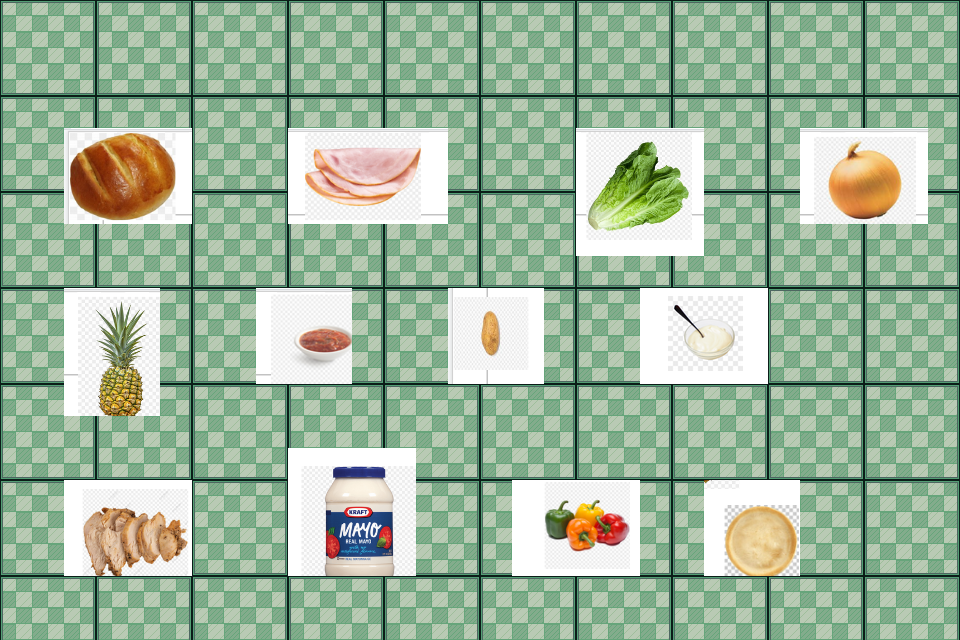

This game map was drawn from its Tiled (.tmx) file and the tilesets committed beside it. A one-line description and the full map source follow:
An orthogonal 30x20 tile map with 32x32 px tiles, 1 tile layer (Tile Layer 1), 3 tilesets and 13 objects (Heading, Bun, Ham, Lettuce, Onion, ...).

<map version="1.9" tiledversion="1.9.2" orientation="orthogonal" renderorder="right-down" width="30" height="20" tilewidth="32" tileheight="32" infinite="0" nextlayerid="9" nextobjectid="79">
 <tileset firstgid="1" source="Tiles.tsx" />
 <tileset firstgid="36" source="tileset_food.tsx" />
 <tileset firstgid="253" source="kitchen.tsx" />
 <objectgroup id="3" name="ObjectLayer">
  <object id="5" name="Heading" x="260" y="28.84" width="480" height="70">
   <text fontfamily="MS Shell Dlg 2" pixelsize="56">Ingredients Station</text>
  </object>
  <object id="15" name="Bun" x="236.312" y="246.435" width="210" height="142" rotation="181.339" />
  <object id="16" name="Ham" x="277.334" y="122" width="181.333" height="121.333" />
  <object id="17" name="Lettuce" x="557.333" y="96" width="188.667" height="160" />
  <object id="18" name="Onion" x="775.333" y="112" width="160.667" height="136.667" />
  <object id="19" name="Pineapple" x="35.3333" y="270" width="158" height="186.667" />
  <object id="20" name="PizzaSauce" x="244" y="280" width="139.333" height="122" />
  <object id="21" name="Potato" x="440" y="288" width="127.333" height="118.667" />
  <object id="22" name="SaladDressing" x="642" y="282" width="154" height="146" />
  <object id="23" name="Chicken" x="33.3333" y="466" width="175.333" height="134" />
  <object id="24" name="Mayo" x="278" y="448" width="136" height="142.667" />
  <object id="25" name="PizzaBase" x="688" y="458" width="146.667" height="143.333" />
  <object id="27" name="Peppers" x="484.333" y="478" width="182.667" height="110.667" />
 </objectgroup>
 <objectgroup id="6" />
 <objectgroup id="8" name="Object Layer 3" />
 <layer id="1" name="Tile Layer 1" width="30" height="20">
  <data encoding="csv">
257,258,259,257,258,259,257,258,259,257,258,259,257,258,259,257,258,259,257,258,259,257,258,259,257,258,259,257,258,259,
264,265,266,264,265,266,264,265,266,264,265,266,264,265,266,264,265,266,264,265,266,264,265,266,264,265,266,264,265,266,
271,272,273,271,272,273,271,272,273,271,272,273,271,272,273,271,272,273,271,272,273,271,272,273,271,272,273,271,272,273,
257,258,259,257,258,259,257,258,259,257,258,259,257,258,259,257,258,259,257,258,259,257,258,259,257,258,259,257,258,259,
264,265,36,37,38,39,264,265,266,40,41,42,43,44,266,264,265,266,45,46,47,48,265,266,264,52,53,54,55,266,
271,272,67,68,69,70,271,272,273,71,72,73,74,75,273,271,272,273,76,77,78,79,272,273,271,83,84,85,86,273,
257,258,98,99,100,101,257,258,259,102,103,104,105,106,259,257,258,259,107,108,109,110,258,259,257,114,115,116,117,259,
264,265,266,264,265,266,264,265,266,264,265,266,264,265,266,264,265,266,138,139,140,141,265,266,264,265,266,264,265,266,
271,272,273,271,272,273,271,272,273,271,272,273,271,272,273,271,272,273,271,272,273,271,272,273,271,272,273,271,272,273,
257,258,59,60,61,259,257,258,64,65,66,259,257,258,160,161,162,259,257,258,163,164,165,166,257,258,259,257,258,259,
264,265,90,91,92,266,264,265,95,96,97,266,264,265,191,192,193,266,264,265,194,195,196,197,264,265,266,264,265,266,
271,272,121,122,123,273,271,272,126,127,128,273,271,272,222,223,224,273,271,272,225,226,227,228,271,272,273,271,272,273,
257,258,152,153,154,259,257,258,259,257,258,259,257,258,259,257,258,259,257,258,259,257,258,259,257,258,259,257,258,259,
264,265,266,264,265,266,264,265,266,264,265,266,264,265,266,264,265,266,264,265,266,264,265,266,264,265,266,264,265,266,
271,272,273,271,272,273,271,272,273,142,143,144,145,272,273,271,272,273,271,272,273,271,272,273,271,272,273,271,272,273,
257,258,167,168,169,170,257,258,259,173,174,175,176,258,259,257,179,180,181,182,259,257,185,186,187,258,259,257,258,259,
264,265,198,199,200,201,264,265,266,204,205,206,207,265,266,264,210,211,212,213,266,264,216,217,218,265,266,264,265,266,
271,272,229,230,231,232,271,272,273,235,236,237,238,272,273,271,241,242,243,244,273,271,247,248,249,272,273,271,272,273,
257,258,259,257,258,259,257,258,259,257,258,259,257,258,259,257,258,259,257,258,259,257,258,259,257,258,259,257,258,259,
264,265,266,264,265,266,264,265,266,264,265,266,264,265,266,264,265,266,264,265,266,264,265,266,264,265,266,264,265,266
</data>
 </layer>
</map>
